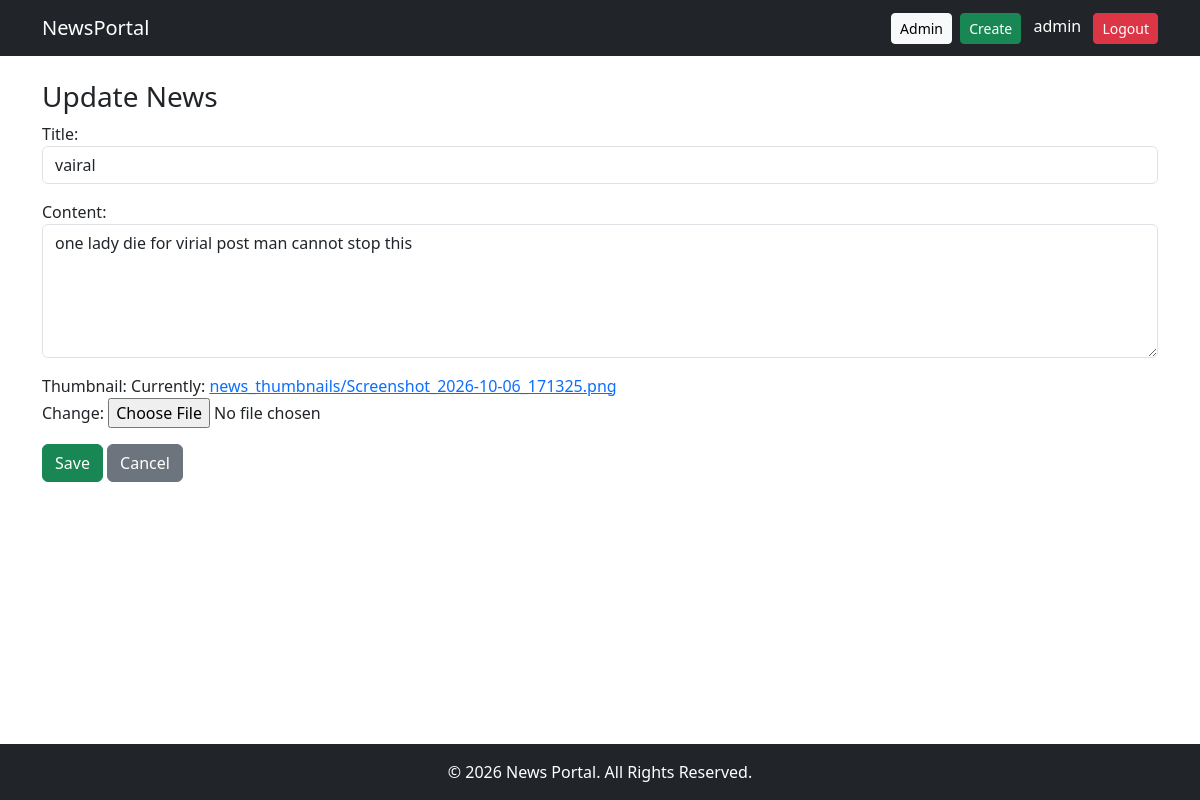
The page /news/2/update/ (signed in) on the database its author committed.
### newsApp/models.py (models this page shows, shortened)
class News(models.Model):
    title = models.CharField(max_length=200)
    content = models.TextField()
    thumbnail = models.ImageField(upload_to='news_thumbnails/')
    published_date = models.DateTimeField(auto_now_add=True)
    author = models.ForeignKey(User, on_delete=models.CASCADE)
    class Meta:
        ordering = ['-published_date']
        verbose_name_plural = "News"

### newsApp/views.py (the view)
# urls.py: path('news/<int:pk>/update/', views.news_update, name='news_update'),
@login_required
def news_update(request, pk):
    news = get_object_or_404(News, pk=pk)
    if news.author != request.user:
        messages.error(request, "You are not allowed to edit this news!")
        return redirect('home')
    if request.method == 'POST':
        form = NewsForm(request.POST, request.FILES, instance=news)
        if form.is_valid():
            form.save()
            messages.success(request, 'News updated!')
            return redirect('news_detail', pk=pk)
    else:
        form = NewsForm(instance=news)
    return render(request, 'news_form.html', {'form': form, 'title': 'Update News'})

### newsApp/forms.py
class NewsForm(forms.ModelForm):
    class Meta:
        model = News
        fields = ['title', 'content', 'thumbnail']
        widgets = {
            'title': forms.TextInput(attrs={'class': 'form-control'}),
            'content': forms.Textarea(attrs={'class': 'form-control', 'rows': 5}),
        }

### templates/news_form.html (shortened to what this page needs)
{% extends 'master/base.html' %}
{% block content %}
<h3>{{ title }}</h3>
<form method="post" enctype="multipart/form-data">
  {{ form.as_p }}
  <button type="submit" class="btn btn-success">Save</button>
  <a href="{% url 'home' %}" class="btn btn-secondary">Cancel</a>
</form>
{% endblock %}

### templates/master/nav.html (shortened to what this page needs)
<nav class="navbar navbar-dark bg-dark navbar-expand-lg">
  <div class="container">
    <a class="navbar-brand" href="{% url 'home' %}">NewsPortal</a>
    <div class="ms-auto">
      <a href="/admin/" class="btn btn-sm btn-light">Admin</a>
      {% if user.is_authenticated %}
        <a href="{% url 'news_create' %}" class="btn btn-sm btn-success ms-1">Create</a>
        <span class="text-white mx-2">{{ user.username }}</span>
        <form action="{% url 'logout' %}" method="post" class="d-inline">
            <button type="submit" class="btn btn-sm btn-danger">Logout</button>
        </form>
      {% else %}
        <a href="{% url 'login' %}" class="btn btn-sm btn-primary ms-1">Login</a>
        <a href="{% url 'register' %}" class="btn btn-sm btn-warning ms-1">Register</a>
      {% endif %}
    </div>
  </div>
</nav>

### rows shown on the page
News: title "vairal", content "one lady die for virial post man cannot stop this"

### other values the page prints
{{ user.username }} "admin"
{{ title }} "Update News"
